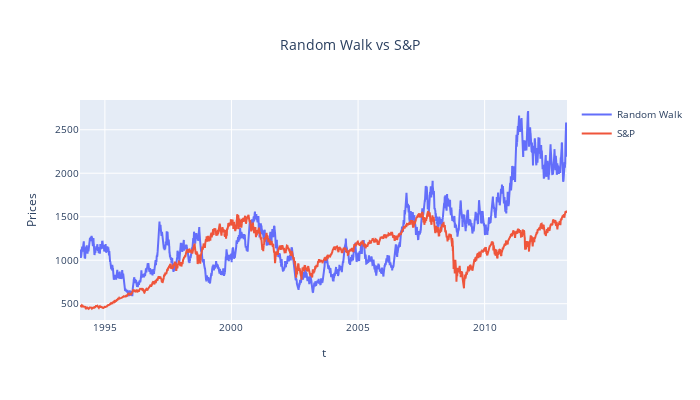

The code cell stored with this chart in its notebook:
### Code cell
fig = go.Figure()

fig.add_trace(go.Scatter(x=df_2018.index, y=df_2018["rw"],
            mode='lines',
            name="Random Walk"))

fig.add_trace(go.Scatter(x=df_2018.index, y=df_2018["market_value"],
            mode='lines',
            name="S&P"))

fig.update_layout(title_text="Random Walk vs S&P", title_x=0.5,\
            xaxis_title='t', yaxis_title="Prices",\
            height = 400, width = 700, font={'size':10})

fig.show()

### Figure 1 — Plotly figure (JSON) as saved in the notebook; plotly's stock layout.template omitted (floating-point values rounded to 4 significant figures; data arrays with more than 128 entries replaced by an {"elided": "..."} marker saying what was removed)
{"data": [{"mode": "lines", "name": "Random Walk", "type": "scatter", "x": {"elided": "5015 str values"}, "y": {"elided": "5015 float values"}}, {"mode": "lines", "name": "S&P", "type": "scatter", "x": {"elided": "5015 str values"}, "y": {"elided": "5015 float values"}}], "layout": {"font": {"size": 10}, "height": 400, "title": {"text": "Random Walk vs S&P", "x": 0.5}, "width": 700, "xaxis": {"title": {"text": "t"}}, "yaxis": {"title": {"text": "Prices"}}}}
